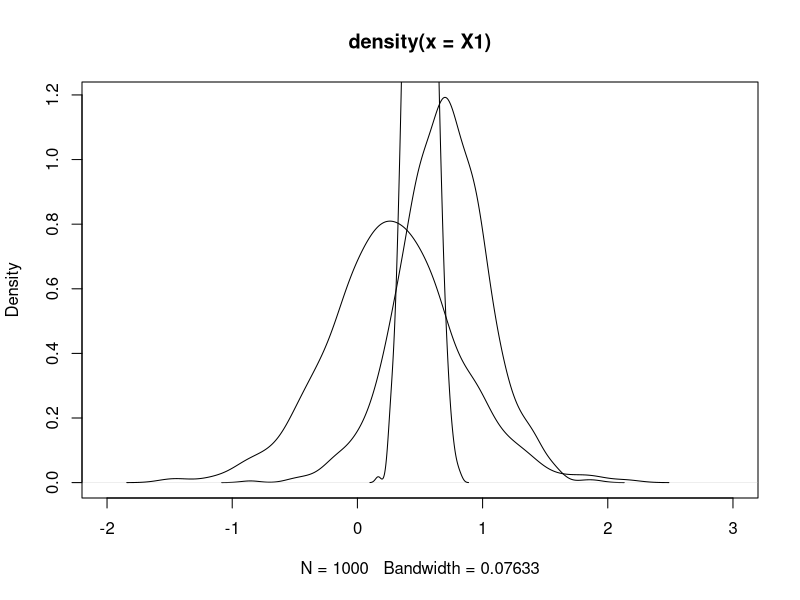
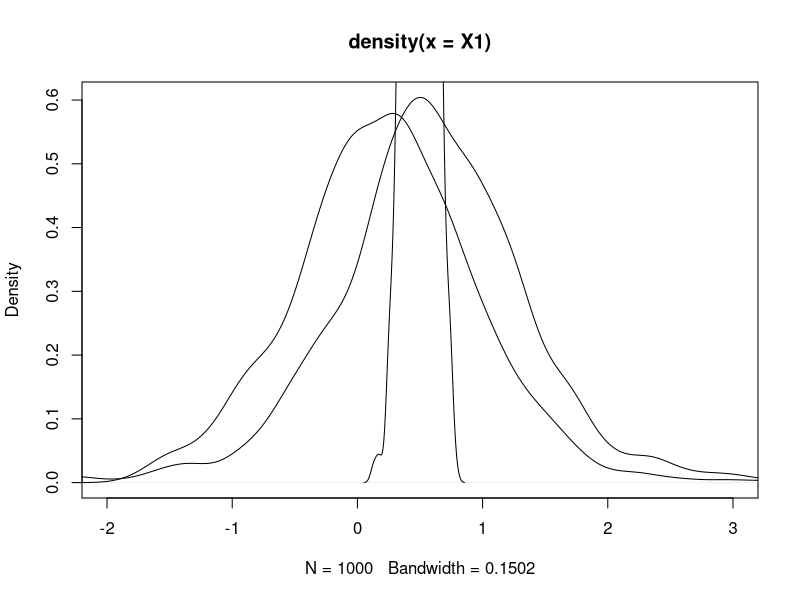
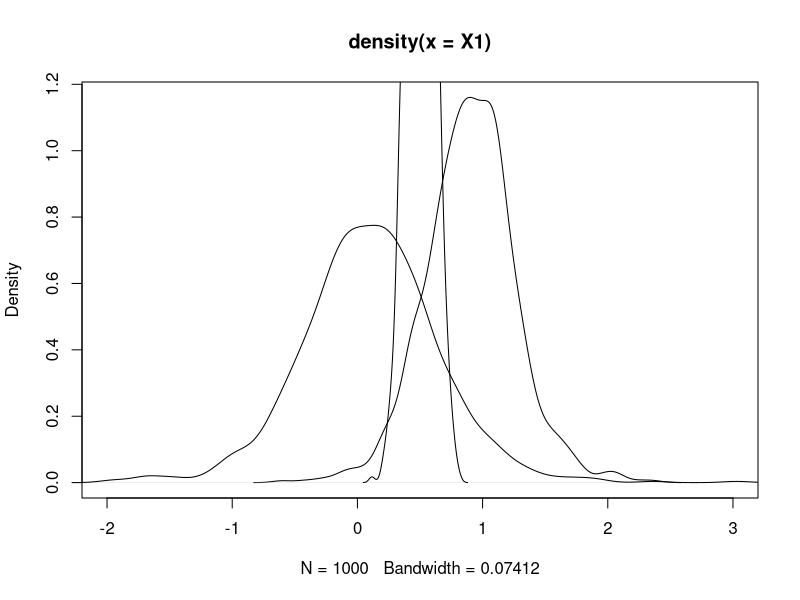

R code for these plots, in order:
n.i <- 1000

x1.u <- 0.7; x1.s <- 0.2
x2.u <- 0.3; x2.s <- 0.3 
v.sd <- 0.1

X1 <- x1.u + x1.s*rlogis(n.i)
X2 <- x2.u + x2.s*rlogis(n.i)

# X <- ifelse(T.fail <= 2, X1, X2)

v.i <- rnorm(n.i, mean = 0.5, sd = v.sd)

plot(density(X1), xlim = c(-2,3))
lines(density(X2))
lines(density(v.i))


x1.u <- 0.6; x1.s <- 0.4
x2.u <- 0.2; x2.s <- 0.4
v.sd <- 0.1

X1 <- x1.u + x1.s*rlogis(n.i)
X2 <- x2.u + x2.s*rlogis(n.i)

v.i <- rnorm(n.i, mean = 0.5, sd = v.sd)

plot(density(X1), xlim = c(-2,3))
lines(density(X2))
lines(density(v.i))


x1.u <- 0.9; x1.s <- 0.2
x2.u <- 0.1; x2.s <- 0.3
v.sd <- 0.1

X1 <- x1.u + x1.s*rlogis(n.i)
X2 <- x2.u + x2.s*rlogis(n.i)

v.i <- rnorm(n.i, mean = 0.5, sd = v.sd)

plot(density(X1), xlim = c(-2,3))
lines(density(X2))
lines(density(v.i))

